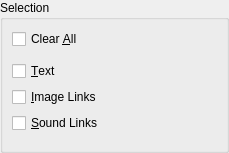
<?xml version="1.0" encoding="UTF-8"?>
<ui version="4.0">
 <author>Peter Hedlund &lt;peter.hedlund@kdemail.net&gt;</author>
 <class>ClearDialogBase</class>
 <widget class="QWidget" name="ClearDialogBase">
  <property name="geometry">
   <rect>
    <x>0</x>
    <y>0</y>
    <width>229</width>
    <height>153</height>
   </rect>
  </property>
  <layout class="QGridLayout" name="gridLayout">
   <property name="margin">
    <number>0</number>
   </property>
   <item row="0" column="0">
    <widget class="KButtonGroup" name="clearButtonGroup">
     <property name="title">
      <string>Selection</string>
     </property>
     <property name="checkable">
      <bool>false</bool>
     </property>
     <layout class="QVBoxLayout" name="verticalLayout">
      <item>
       <widget class="QCheckBox" name="clearAllCheckBox">
        <property name="toolTip">
         <string>Delete all information in selected entries</string>
        </property>
        <property name="whatsThis">
         <string>When checked all information will be deleted from the selected entries</string>
        </property>
        <property name="text">
         <string>Clear &amp;All</string>
        </property>
       </widget>
      </item>
      <item>
       <spacer name="topVerticalSpacer">
        <property name="orientation">
         <enum>Qt::Vertical</enum>
        </property>
        <property name="sizeType">
         <enum>QSizePolicy::Fixed</enum>
        </property>
        <property name="sizeHint" stdset="0">
         <size>
          <width>20</width>
          <height>6</height>
         </size>
        </property>
       </spacer>
      </item>
      <item>
       <widget class="QCheckBox" name="clearTextCheckBox">
        <property name="toolTip">
         <string>Delete the text from selected entries</string>
        </property>
        <property name="whatsThis">
         <string>When checked the text will be deleted from selected entries</string>
        </property>
        <property name="text">
         <string>&amp;Text</string>
        </property>
       </widget>
      </item>
      <item>
       <widget class="QCheckBox" name="clearImageCheckBox">
        <property name="toolTip">
         <string>Delete the image link from selected entries</string>
        </property>
        <property name="whatsThis">
         <string>When checked the image link will be deleted from selected entries</string>
        </property>
        <property name="text">
         <string>&amp;Image Links</string>
        </property>
       </widget>
      </item>
      <item>
       <widget class="QCheckBox" name="clearSoundCheckBox">
        <property name="toolTip">
         <string>Delete the sound link from selected entries</string>
        </property>
        <property name="whatsThis">
         <string>When checked the sound link will be deleted from selected entries</string>
        </property>
        <property name="text">
         <string>&amp;Sound Links</string>
        </property>
       </widget>
      </item>
      <item>
       <spacer name="bottomVerticalSpacer">
        <property name="orientation">
         <enum>Qt::Vertical</enum>
        </property>
        <property name="sizeHint" stdset="0">
         <size>
          <width>20</width>
          <height>69</height>
         </size>
        </property>
       </spacer>
      </item>
     </layout>
    </widget>
   </item>
  </layout>
 </widget>
 <customwidgets>
  <customwidget>
   <class>KButtonGroup</class>
   <extends>QGroupBox</extends>
   <header>kbuttongroup.h</header>
   <container>1</container>
  </customwidget>
 </customwidgets>
 <resources/>
 <connections/>
</ui>
